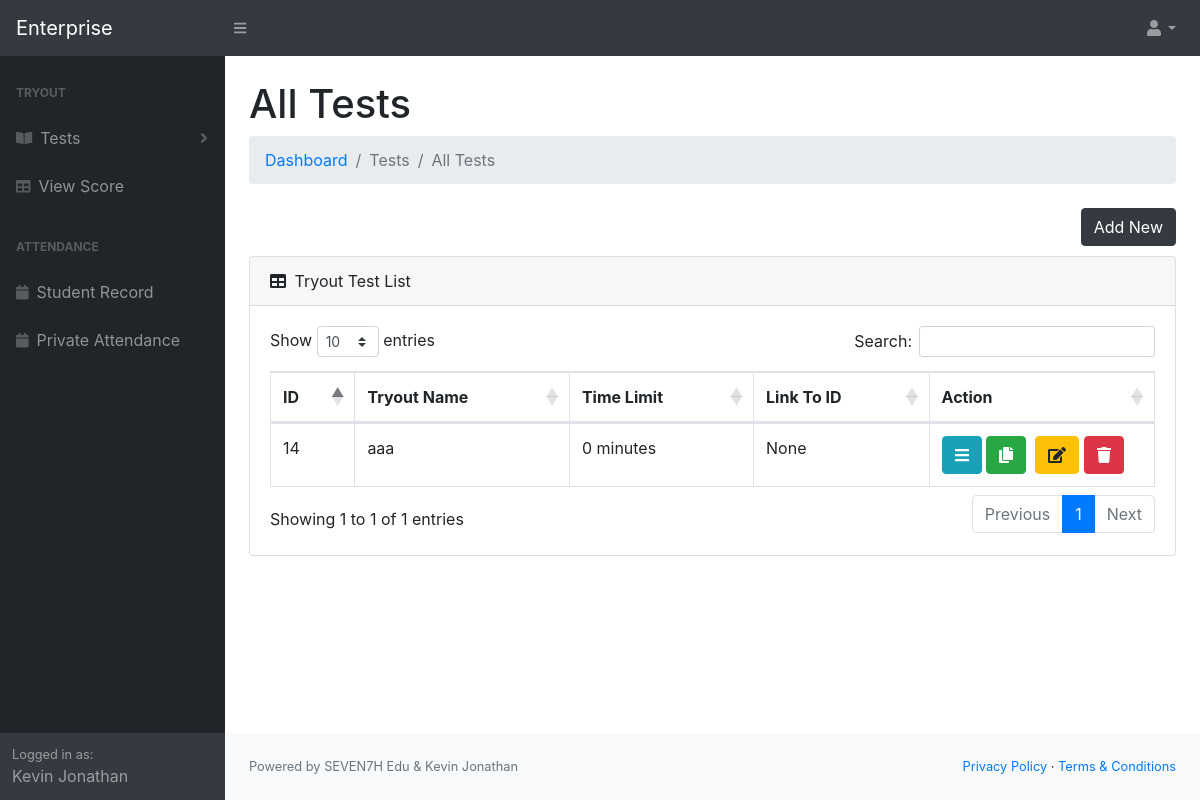
The page /enterprise/alltests.php (signed in) on the database its author committed.
### tables this page shows
CREATE TABLE `heyseven7h_tryout` (
  `id` int(11) NOT NULL,
  `name` varchar(255) NOT NULL,
  `time` int(11) NOT NULL,
  `linkTo` varchar(11) DEFAULT NULL
);

### enterprise/alltests.php (the view, shortened to what this page needs)
<?php
require_once 'connect.php';
if (isset($_SESSION["loggedin"])) {
?>
<!DOCTYPE html>
<html lang="en">
<head>
    <link href="css/styles.css" rel="stylesheet" />
    <link href="https://cdn.datatables.net/1.10.20/css/dataTables.bootstrap4.min.css" rel="stylesheet"
 />
</head>
<body class="sb-nav-fixed">
    <?php include('components/navbar.php'); ?>
    <div id="layoutSidenav_content">
        <main>
            <div class="container-fluid">
                <h1 class="mt-4">All Tests</h1>
                <ol class="breadcrumb mb-4">
                    <li class="breadcrumb-item"><a href="index.php">Dashboard</a></li>
                    <li class="breadcrumb-item active">Tests</li>
                    <li class="breadcrumb-item active">All Tests</li>
                </ol>
                <a href="addnewtest.php" style="float: right;"><button class="btn btn-dark">Add New</button></a>
                <br><br>
                <div class="card mb-4">
                    <div class="card-header">
                        <i class="fas fa-table mr-1"></i>
                        Tryout Test List
                    </div>
                    <div class="card-body">
                        <div class="table-responsive">
                            <table class="table table-bordered" id="dataTable" width="100%" cellspacing="0">
                                <thead>
                                    <tr>
                                        <th>ID</th>
                                        <th>Tryout Name</th>
                                        <th>Time Limit</th>
                                        <th>Link To ID</th>
                                        <th>Action</th>
                                    </tr>
                                </thead>
                                <tbody>
                                    <?php
                                                $sql = "SELECT * FROM heyseven7h_tryout";
                                                $result = $conn->query($sql);
                                                if ($result->num_rows > 0) {
                                                  while($row = $result->fetch_assoc()) {
                                                    echo "<tr><td>" . $row["id"]. "</td><td>" . $row["name"]. "</td><td>" . $row["time"]. " minutes</td><td>". $row["linkTo"] . "</td><td><a  href='detailtest.php?id=".$row["id"]."'><button class='btn btn-info' title='Detail'><i class='fas fa-bars'></i></button></a>&nbsp;<button class='btn btn-success' onclick='copyLink(".$row["id"].")' title='Copy Link'><i class='fas fa-copy'></i></button>&nbsp;
                                                    <button class='btn btn-warning' title='Edit' onclick='editPage(".$row["id"].")' data-toggle='modal' data-target='#editModal'><i class='fas fa-edit'></i></button>&nbsp;<button class='btn btn-danger' title='Delete' onclick='deletePage(".$row["id"].")' data-toggle='modal' data-target='#deleteModal'><i class='fas fa-trash'></i></button></td></tr></a>";
                                                  }
                                                }
                                            ?>
                                </tbody>
                            </table>
                        </div>
                    </div>
                </div>
            </div>
        </main>
        <?php include('components/footer.php'); ?>
    </div>
    </div>
</body>
</html>
<?php
}
else{
    header("location:login.php");
}
?>

### rows shown on the page
heyseven7h_tryout: id "14", name "aaa", time "0", linkTo "None"

### other values the page prints
$_SESSION["name"] "Kevin Jonathan"
